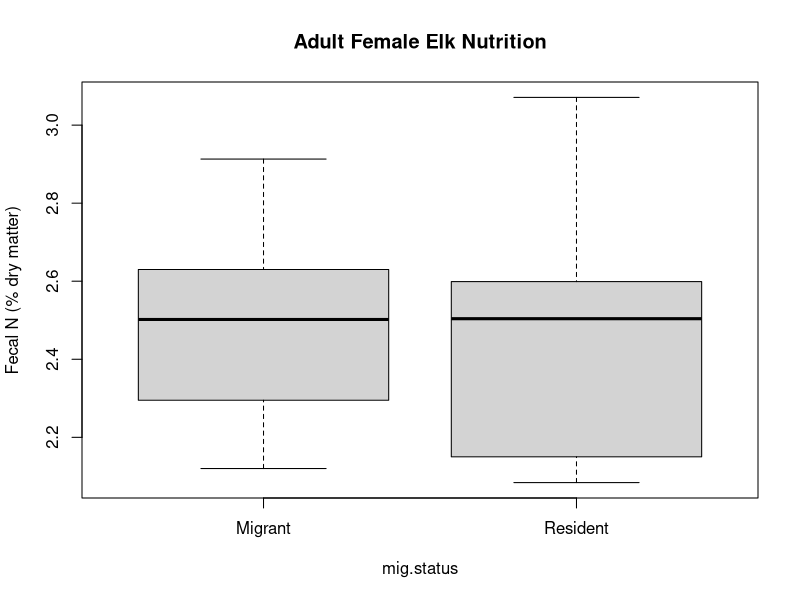

Reproduce this figure in R.
setwd("C:/Users/kjbark3r/Documents/GitHub/RDlab")

#data
data2014 <- read.csv("data2014.csv")

#libraries
library(dplyr)

############################################################
# Separate dataframes and analyses for each migratory status  
############################################################

##########
#MIGRANTS - subset and bootstrap 
mig.data2014 <- filter(data2014, MigStatus == "Mig")
mig.bootdata <- sample(1:nrow(mig.data2014), 24, replace = T) 
(mig.newdata <- mig.data2014[mig.bootdata,])

##set up vector to store migrant averages in
mig.finaldata <- NULL

##run loop 12 times, each time taking the average of 2 sequential data points
for(i in 1:12) {
  mig.finaldata[i] <- sample(mig.newdata$PctFN, 2)
}

#create properly formatted dataframe of bootstrapped migrant data
mig <- data.frame(mig.finaldata)
mig$mig.status <- "Migrant"
colnames(mig)[1] <- "FecalN"


############
#RESIDENTS - subset and bootstrap 
res.data2014 <- filter(data2014, MigStatus == "Res")
res.bootdata <- sample(1:nrow(res.data2014), 24, replace = T) 
(res.newdata <- res.data2014[res.bootdata,])

##set up vector to store resident means in
res.finaldata <- NULL

##run loop 12 times, each time taking the average of 2 data points
for(i in 1:12) {
  res.finaldata[i] <- sample(res.newdata$PctFN, 2)
}

#create properly formatted dataframe of bootstrapped resident data
res <- data.frame(res.finaldata)
res$mig.status <- "Resident"
colnames(res)[1] <- "FecalN"
head(res)


############################################################
# Combine data and run power analysis  
############################################################

#combine migrant and resident data in tidy format 
fn <- bind_rows(mig, res)

#check out the data
boxplot(FecalN ~ mig.status, fn, ylab  = "Fecal N (% dry matter)", main = "Adult Female Elk Nutrition")

#determine variance values to use in power analysis
###i don't think lm below was right - do anova, not regression
#  (lm <- summary(lm(FecalN ~ mig.status, data = fn)))
(aov <- summary(aov(FecalN ~ mig.status, data = fn)))


#power analysis 
##First, determine what my power is given my current sample size.
power.anova.test(groups = 2, n = 12, between.var = 0.4312, within.var = 0.1726,
                 sig.level = 0.1, power = NULL)

##If not enough power to detect 5% effect size, 
##figure out what effect size I can detect (loop over effect sizes)


##initial thoughts about effect size loop
##need to play with this using hard-wired values 
##(i.e., vals pulled programmatically from aov - esp within.var)

#create vector of effect sizes

for (j in 0:0.5) {  #these should be effect sizes, NOT # times to loop
  reps <- 1000 #loop 1000x
  results <- matrix(NA, reps, 2) #store results in matrix (1000 rows, 2 cols)
  
  power.anova.test(groups = 2, n = 12, between.var = NULL, within.var = 0.1726,
                   sig.level = 0.1, power = 0.8)
}
